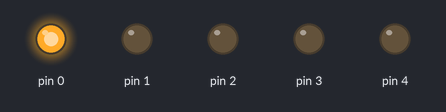
The sketch below on a simulated Arduino Uno, built with avr-gcc and run on an emulated ATmega328P. On the bench: output pins drawn as LEDs (lit = HIGH).

Above: at 0.2 s.
At 1.4 s:
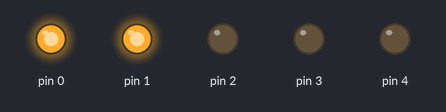
At 2.6 s:
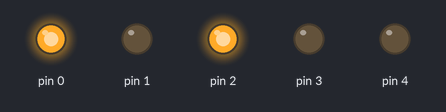
At 5.6 s:
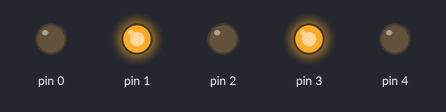
At 8.0 s:
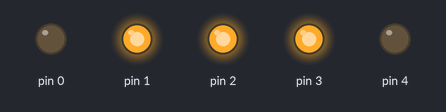
At 11.0 s:
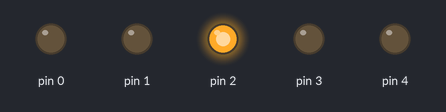
Timing chart, 0 to 11.7 s (numbered marks = the images above):
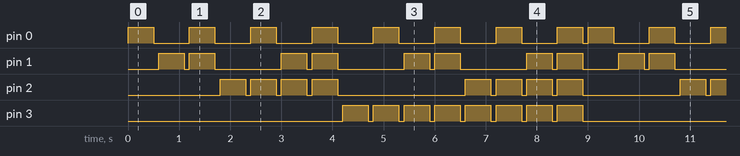

Measured:
- by itself, pin 0: repeats every 9.0 s: 7 × (LOW 0.70 s, HIGH 0.50 s), LOW 0.10 s, HIGH 0.50 s
- by itself, pin 2: repeats every 9.0 s: 3 × (LOW 0.10 s, HIGH 0.50 s), LOW 2.5 s, 3 × (HIGH 0.50 s, LOW 0.10 s), HIGH 0.50 s, LOW 1.9 s, HIGH 0.50 s
- by itself, pin 3: repeats every 9.0 s: 7 × (LOW 0.10 s, HIGH 0.50 s), LOW 4.3 s, HIGH 0.50 s
- by itself, pin 1: repeats every 9.0 s: LOW 0.10 s, HIGH 0.50 s, LOW 1.3 s, HIGH 0.50 s, LOW 0.10 s, HIGH 0.50 s, LOW 1.3 s, HIGH 0.50 s, LOW 0.10 s, HIGH 0.50 s, LOW 1.3 s, HIGH 0.50 s, LOW 0.10 s, HIGH 0.50 s, LOW 0.70 s, HIGH 0.50 s

The sketch:

NumerosBinarios1_15.ino
```cpp
void setup()
{
  pinMode(0, OUTPUT);
  pinMode(1, OUTPUT);
  pinMode(2, OUTPUT);
  pinMode(3, OUTPUT);
  pinMode(4, OUTPUT);
}

void loop()
{


  //CONFIGURACION NUMERO 1 --------------------------------
  digitalWrite(0, HIGH);
  digitalWrite(1, LOW);
  digitalWrite(2, LOW);
  digitalWrite(3, LOW);
  delay(500);
  cambio();


  //CONFIGURACION NUMERO 2 --------------------------------
  digitalWrite(0, LOW);
  digitalWrite(1, HIGH);
  digitalWrite(2, LOW);
  digitalWrite(3, LOW);
  delay(500);
  cambio();
  //CONFIGURACION NUMERO 3 --------------------------------
  digitalWrite(0, HIGH);
  digitalWrite(1, HIGH);
  digitalWrite(2, LOW);
  digitalWrite(3, LOW);
  delay(500);
  cambio();
  //CONFIGURACION NUMERO 4 --------------------------------
  digitalWrite(0, LOW);
  digitalWrite(1, LOW);
  digitalWrite(2, HIGH);
  digitalWrite(3, LOW);
  delay(500);
  cambio();
  //CONFIGURACION NUMERO 5 --------------------------------
  digitalWrite(0, HIGH);
  digitalWrite(1, LOW);
  digitalWrite(2, HIGH);
  digitalWrite(3, LOW);
  delay(500);
  cambio();
  //CONFIGURACION NUMERO 6 --------------------------------
  digitalWrite(0, LOW);
  digitalWrite(1, HIGH);
  digitalWrite(2, HIGH);
  digitalWrite(3, LOW);
  delay(500);
  cambio();
  //CONFIGURACION NUMERO 7 --------------------------------
  digitalWrite(0, HIGH);
  digitalWrite(1, HIGH);
  digitalWrite(2, HIGH);
  digitalWrite(3, LOW);
  delay(500);
  cambio();
  //CONFIGURACION NUMERO 8 --------------------------------
  digitalWrite(0, LOW);
  digitalWrite(1, LOW);
  digitalWrite(2, LOW);
  digitalWrite(3, HIGH);
  delay(500);
  cambio();
  //CONFIGURACION NUMERO 9 --------------------------------
  digitalWrite(0, HIGH);
  digitalWrite(1, LOW);
  digitalWrite(2, LOW);
  digitalWrite(3, HIGH);
  delay(500);
  cambio();
  //CONFIGURACION NUMERO A(10) --------------------------------
  digitalWrite(0, LOW);
  digitalWrite(1, HIGH);
  digitalWrite(2, LOW);
  digitalWrite(3, HIGH);
  delay(500);
  cambio();
  //CONFIGURACION NUMERO B(11) --------------------------------
  digitalWrite(0, HIGH);
  digitalWrite(1, HIGH);
  digitalWrite(2, LOW);
  digitalWrite(3, HIGH);
  delay(500);
  cambio();
  //CONFIGURACION NUMERO C(12) --------------------------------
  digitalWrite(0, LOW);
  digitalWrite(1, LOW);
  digitalWrite(2, HIGH);
  digitalWrite(3, HIGH);
  delay(500);
  cambio();
  //CONFIGURACION NUMERO D(13) --------------------------------
  digitalWrite(0, HIGH);
  digitalWrite(1, LOW);
  digitalWrite(2, HIGH);
  digitalWrite(3, HIGH);
  delay(500);
  cambio();
  //CONFIGURACION NUMERO E(14) --------------------------------
  digitalWrite(0, LOW);
  digitalWrite(1, HIGH);
  digitalWrite(2, HIGH);
  digitalWrite(3, HIGH);
  delay(500);
  cambio();
  //CONFIGURACION NUMERO F(15) --------------------------------
  digitalWrite(0, HIGH);
  digitalWrite(1, HIGH);
  digitalWrite(2, HIGH);
  digitalWrite(3, HIGH);
  delay(500);
  cambio();

}


void cambio() {
  digitalWrite(0, LOW);
  digitalWrite(1, LOW);
  digitalWrite(2, LOW);
  digitalWrite(3, LOW);
  delay(100);

}
```
